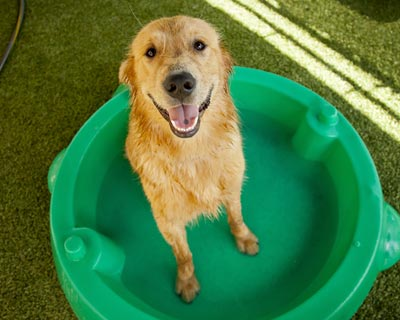
#> input picture dog.jpg, 400 x 320 px
$ python correlation.py --image dog.jpg --template dog.jpg
#> lines starting #> are read from the running program, lines starting #| are printed output that depends on the picture
import numpy as np
from PIL import Image

import argparse


def standardize(arr):
    """Apply stadardization to the given array"""

    standardized = arr - np.mean(arr)
    standardized /= np.linalg.norm(standardized)  # L2 norm
    return standardized


def rescale(arr):
    """Min-max normalization. Rescale given array to values in range [0, 1]"""

    return (arr - arr.min()) / (arr.max() - arr.min())


def pad(temp_size):
    """Return the padding sizes relative to tem_size"""

    padding = (temp_size - 1) / 2
    if padding % 2 == 0:
        return int(padding), int(padding)
    else:
        return int(np.ceil(padding)), int(np.floor(padding))


def correlation2D(image, template):
    # TODO make rotated and scaled template sliding
    assert image.shape > template.shape, 'Template is bigger than image'

    img_h, img_w = image.shape
    temp_h, temp_w = template.shape
    temp = standardize(template)
    result = np.zeros(image.shape)

    pad_h, pad_w = pad(temp_h), pad(temp_w)

    image = np.pad(image, (pad_h, pad_w))

    for i in range(img_h):
        for j in range(img_w):
            left, right, top, bottom = j, j+temp_w, i, i+temp_h
            patch = image[top:bottom, left:right]
            assert patch.shape == temp.shape, 'Patch and and template should be the same size'
            patch = standardize(patch)
            result[i, j] = np.sum(np.multiply(patch, temp))

    return result

def parse_args():
    parser = argparse.ArgumentParser(description='2D grayscale cross-correlation')
    parser.add_argument('--image', type=str, required=True)
    parser.add_argument('--template', type=str, required=True)

    args = parser.parse_args()
    return args

def main():
    args = parse_args()

    image = Image.open(args.image).convert('L')
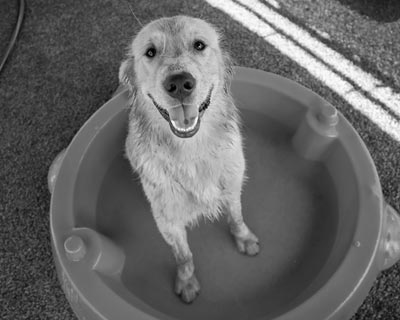
#> image: PIL image 400x320 L; min 1, max 253, mean 102.2
    template = Image.open(args.template).convert('L')

    image = np.copy(np.asarray(image))
    template = np.copy(np.asarray(template))
    corr = correlation2D(image, template)

    output = Image.fromarray(np.uint8(rescale(corr) * 255))
    output.save('correlated.png', 'PNG')

if __name__ == '__main__':
#> (the run stopped early here; a loop or call above may not have finished)
